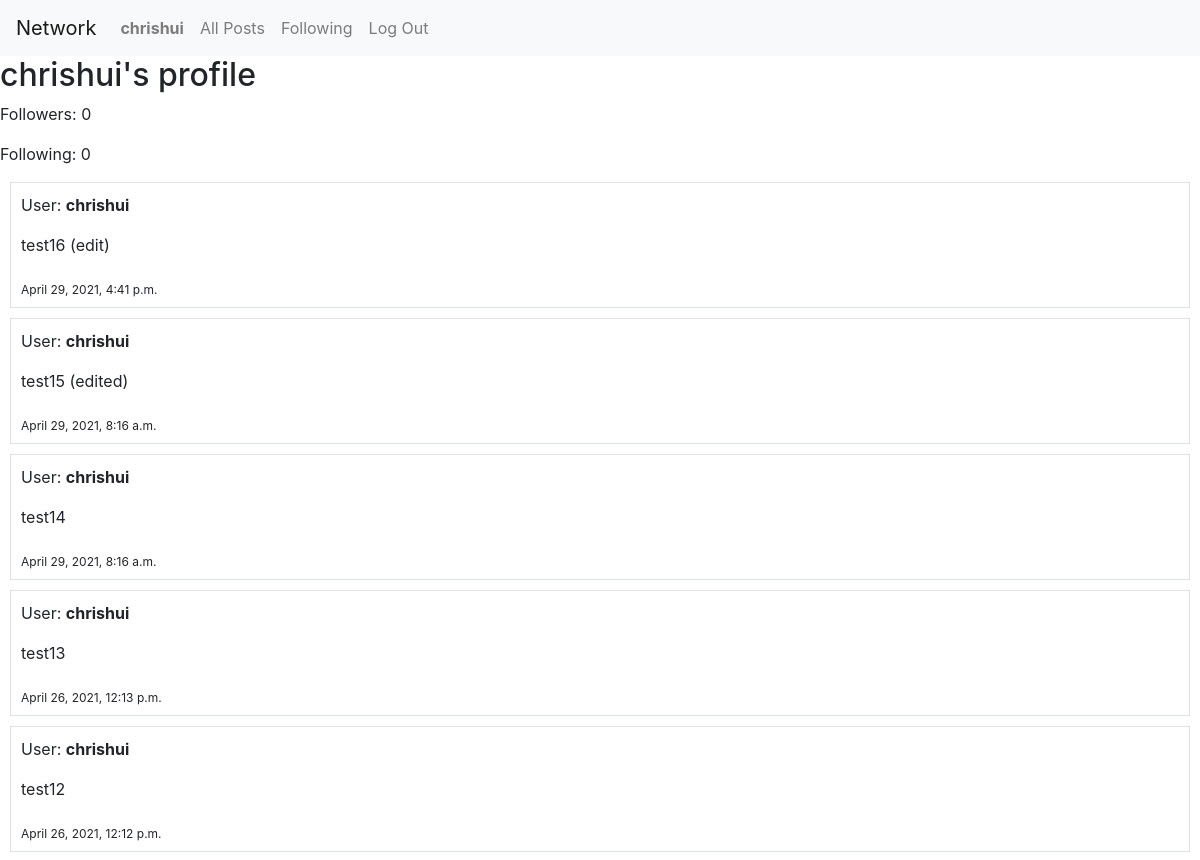
Page /profile/1 (signed in, upper part) on the earlier database version.
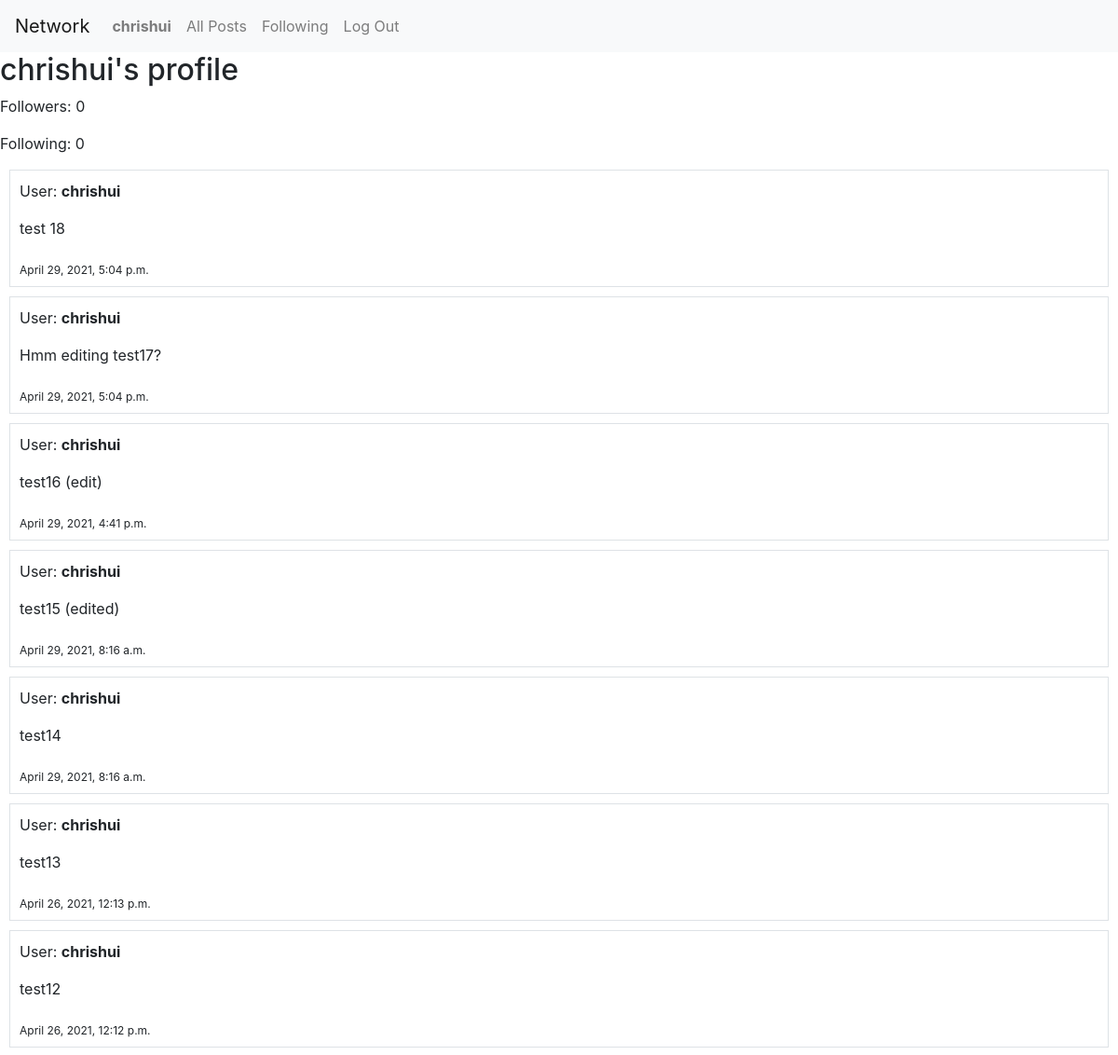
Same page on the later database version.
### network/models.py (models this page shows, shortened)
class TimeStampMixin(models.Model):
    created_at = models.DateTimeField(auto_now_add=True)
    updated_at = models.DateTimeField(auto_now=True)
    class Meta:
        abstract = True

class Post(TimeStampMixin):
    user = models.ForeignKey(User, on_delete=models.CASCADE)
    content = models.CharField(max_length = 64)

class User(AbstractUser):
    pass

### network/views.py (the view)
# urls.py: path("profile/<int:user_id>", views.profile, name="profile"),
def profile(request, user_id):
    target_user = User.objects.get(id=user_id)
    user = request.user
    posts_chronological = []
    for object in Post.objects.filter(user=target_user):
        posts_chronological.insert(0,object)
    following_check = Profile.objects.filter(user=user, following=target_user).exists()
    following_count = len(Profile.objects.filter(user=target_user).values('following'))
    followers_count = len(Profile.objects.filter(user=target_user).values('followers'))
    return render(request, "network/profile.html", {
        "posts": posts_chronological,
        "profile": target_user,
        "following_check": following_check,
        "following_count": following_count,
        "followers_count": followers_count,
    })

### network/templates/network/profile.html (shortened to what this page needs)
{% extends "network/layout.html" %}
{% block body %}
  <h2> {{ profile.username }}'s profile</h2>
  <p> Followers: {{followers_count}}</p>
  <p> Following: {{following_count}}</p>
  {% for post in posts %}
    <div class="border" style="margin: 10px; padding: 10px;">
      <p>User:  <b> {{ post.user }} </b></p>
      <p> {{ post.content }} </p>
      <sub> {{ post.created_at }}</sub>
    </div>
  {% endfor %}
{% endblock %}

Differences in the rows shown:
added Post: user "chrishui", content "test 18", created_at "April 29, 2021, 5:04 p.m."
added Post: user "chrishui", content "Hmm editing test17?", created_at "April 29, 2021, 5:04 p.m."
